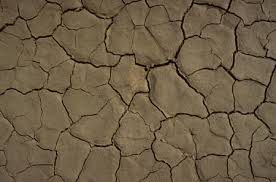
%> input picture Matlab Codes/crack1.jpg, 276 x 182 px
$ octave previous_code.m   (GNU Octave 9; MATLAB toolbox functions it lacks are replaced by stand-ins)
%> lines starting %> are read from the running program, lines starting %| are printed output that depends on the picture
%step one: Loading the image
I1 = imread('crack1.jpg');
%> I1 is the input picture: size 182x276x3 uint8; mean R, G, B 110.2, 94.3, 70.9
figure, imshow(I1);
level=.30;
B = im2bw(I1, level);
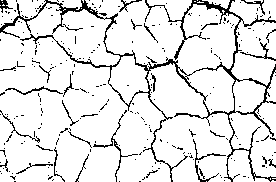
%> B: size 182x276 logical; 89.4% white; black in thin lines or dots
figure, imshow(B);

%step two: Detect the liner specimen
j=276;
for i=1:1:150
c=B(i,j);
if c==0
y1=i
break
end
end
%> this loop made 22 passes
%> c on passes 1 to 12: true, true, true, true, true, true, true, true, true, true, true, true
%> after the loop, y1 = 22

for i=182:-1:0
c=B(i,j);
if c==0
y2=i
break
end
end
%> this loop made 2 passes
%> after the loop, y2 = 181

i=75;
for j=1:1:276
c=B(i,j);
if c==0
x1=j
break
end
end
%> this loop made 49 passes
%> after the loop, x1 = 49
for j=276:-1:0
c=B(i,j);
if c==0
x2=j
break
end
end
%> this loop made 4 passes
%> after the loop, x2 = 273

%%step three: Crop the liner surface from RGB image
topLine = x1;
%> topLine = 49
bottomLine = x2;
%> bottomLine = 273
leftColumn =y1;
%> leftColumn = 22
rightColumn =y2;
%> rightColumn = 181
width = bottomLine - topLine + 1;
%> width = 225
height = rightColumn - leftColumn + 1;
%> height = 160
PP = imcrop(I1,[topLine, leftColumn, width,height]);
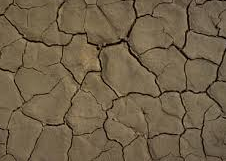
%> PP: size 161x226x3 uint8; mean R, G, B 112.7, 96.6, 72.6
figure, imshow(PP);

%Step 4: Convert the cropped RGB image of liner surface to grayscale image and then convert
%the grayscale image to bi-nary image
K = rgb2gray(PP);
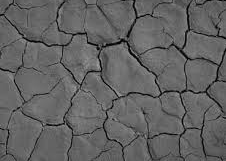
%> K: size 161x226 uint8; min 3, max 164, mean 98.7
figure, imshow(K);
level = 0.30;
bw = im2bw(K,level);
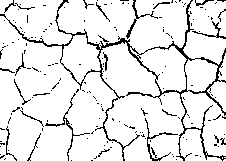
%> bw: size 161x226 logical; 90.3% white; black in thin lines or dots
bw = bwareaopen(bw, 250);
%> bw: size 161x226 logical; 90.3% white; black in thin lines or dots
figure, imshow(bw);

%Step 5: Calculation of crack area and CIF

a1=0; % number of black
a0=0; % number of white
for i=1:1:height
for j=1:1:width
vvvv(i,j)=bw(i,j);
if bw(i,j)==0
a1=a1+1;
else
a0=a0+1;
end
end
end
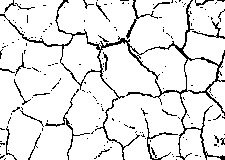
%> vvvv: size 160x225 logical; 90.3% white; black in thin lines or dots
%> after the loop, a0 = 32502; a1 = 3498
black_pixel=a1 %no of black
%> black_pixel = 3498
white_pixel=a0 %no of white
%> white_pixel = 32502
totalarea=240;
crackarea=(totalarea/(a0+a1))*a1
%> crackarea = 23.32
CIF=(crackarea/240)*100
%> CIF = 9.72
